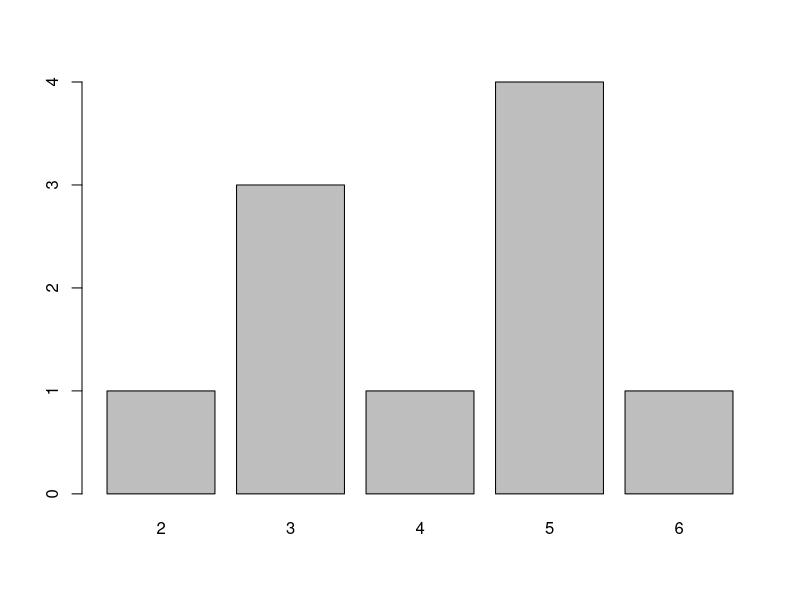

This chart was generated by the following R code: (Note: this script raises an error after producing the figure.)
#Studying bar plots from link - http://www.theanalysisfactor.com/r-11-bar-charts/
#create a simple table of counts of the elements in a data set
H <- c(2,3,3,3,4,5,5,5,5,6)

#count the elements using the table() command, as follows:
counts <- table(H)
counts
H

#plot the counts
barplot(counts)


#plot complex barplot
barplot(B, main="MY NEW BARPLOT", xlab="LETTERS", ylab="MY Y VALUES", names.arg=c("A","B","C","D","E","F","G"),
        border="red", density=c(90, 70, 50, 40, 30, 20, 10))


#Another complex bar chart
data <- structure(list(W= c(1L, 3L, 6L, 4L, 9L), X = c(2L, 5L, 
                                                       4L, 5L, 12L), Y = c(4L, 4L, 6L, 6L, 16L), Z = c(3L, 5L, 
                                                                                                       6L, 7L, 6L)), .Names = c("W", "X", "Y", "Z"), class = "data.frame", row.names = c(NA, -5L))
attach(data)
print(data)

#creating side-by-side bar plots using differnt colors
#First, set colors
colours <- c("red", "orange", "blue", "yellow", "green")
#plot a bar chart of the four variables, with adjacent bars, 
#using the as.matrix() command and the argument beside = T.
barplot(as.matrix(data), main="My Barchart", ylab = "Numbers", cex.lab = 1.5, cex.main = 1.4, beside=TRUE, col=colours)


#create a legend at the top-left corner. 
#To create a legend without a frame, include: bty=”n”. 
#The bty argument controls legend borders.
legend("topleft", c("First","Second","Third","Fourth","Fifth"), cex=1.3, bty="n", fill=colours)


#Another complex bar chart from timesheet

data <- structure(list(M= c(4.25L, 4.75L, 0L, 1.5L, 4.5L, 1.5L, 7.5L), 
                       T = c(2.75L, 6.25L,0.25L, 1.25L, 6.25L, 0.75L, 6.5L), 
                       W = c(1L, 4L, 0L, 4.5L, 6.5L, 0.25L, 6.75L), 
                       Th = c(4L, 4.5L, 0.25L, 1.5L, 5.25L, 0.5L, 8L), 
                       F = c(1.25L, 3.25L, 1.75L, 1.75L, 7.25L, 1L, 7.75L), 
                       S = c(0.25L, 7L, 0.5L, 1.25L, 2.25L, 1L, 11.75L), 
                       Su = c(1.75L, 4.5L, 0L, 2L, 4.5L, 2L, 9.25L)), 
                  .Names = c("Mon", "Tue", "Wed", "Thu", "Fri", "Sat", "Sun"), class = "data.frame", row.names = c(NA, -7L))
attach(data)
print(data)

#creating side-by-side bar plots using differnt colors
#First, set colors
colours <- c("orange", "green", "blue", "yellow", "purple", "red", "black")
#plot a bar chart of the seven variables, with adjacent bars, 
#using the as.matrix() command and the argument beside = T.
barplot(as.matrix(data), main="Time Analysis", ylab = "Hours", cex.lab = 1.5, cex.main = 1.4, beside=TRUE, col=colours)


#create a legend at the top-left corner. 
#To create a legend without a frame, include: bty=”n”. 
#The bty argument controls legend borders.
legend("topleft", c("Work","Family","Friends","Cooking","Chores", "Leisure", "Sleep"), cex=1.3, bty="n", fill=colours)

